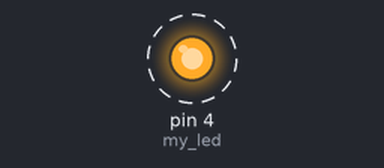
A sketch run on a simulated Arduino Uno, built with avr-gcc and run on an emulated ATmega328P. Parts: output pins drawn as LEDs (lit = HIGH). Dashed ring = blinking.

Above: at 0.5 s.
Timing chart, 0 to 4.6 s (numbered marks = the images above):
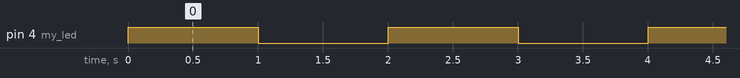

The sketch:

LED.Blink.ino
```cpp
//Global declaration
#define my_led 4

void setup() {

pinMode(my_led,OUTPUT);
//Serial.begin(9600);
}

void loop() {
  digitalWrite(my_led,HIGH);
  Serial.println("LED Turns ON");
  delay(1000);

  //LED_OFF
  digitalWrite(my_led, LOW);
  Serial.println("LED Turns OFF");
  delay(1000);
}
```

Measured:
- by itself, pin 4 (my_led): alternates HIGH for 1.0 s and LOW for 1.0 s
